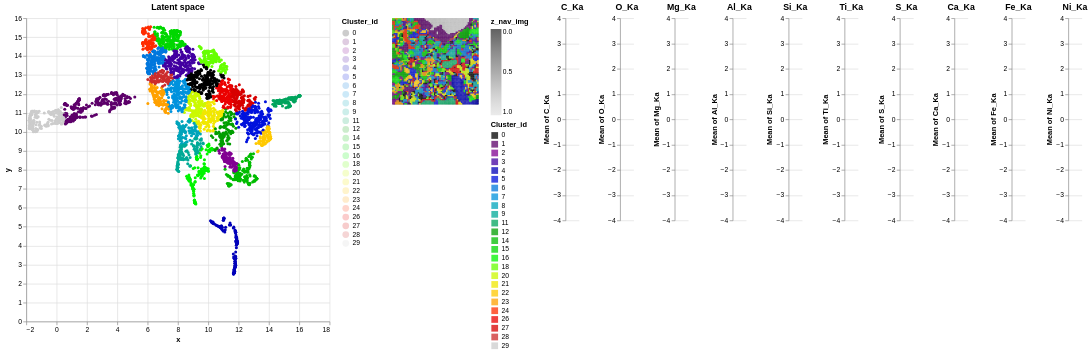

The cell this chart's notebook holds for it:
### Markdown cell above
This 'Recolour' functionality changes the colourmap that is used by the 'check_latent_space' function, so the recoloured clusters will appear here.

### Code cell
gui.check_latent_space(ps=ps_gmm,show_map=True,ratio_to_be_shown=1.0)

### Figure 1 — Vega-Lite specification as saved in the notebook (floating-point values rounded to 4 significant figures; data arrays with more than 128 entries replaced by an {"elided": "..."} marker saying what was removed)
{"config": {"view": {"continuousWidth": 300, "continuousHeight": 300, "strokeWidth": 0}}, "hconcat": [{"layer": [{"mark": {"type": "circle", "size": 3}, "encoding": {"color": {"field": "Cluster_id", "scale": {"domain": [0.0, 1.0, 2.0, 3.0, 4.0, 5.0, 6.0, 7.0, 8.0, 9.0, 11.0, 12.0, 14.0, 15.0, 16.0, 18.0, 20.0, 21.0, 22.0, 23.0, 24.0, 26.0, 27.0, 28.0, 29.0], "range": ["#000000", "#5d006a", "#810092", "#4200a1", "#0000b9", "#0012dd", "#0077dd", "#0092dd", "#00a4bb", "#00aa97", "#00a45d", "#009e00", "#00bc00", "#00d700", "#00f400", "#66ff00", "#cbf900", "#f1e700", "#ffc900", "#ffa100", "#ff2c00", "#eb0000", "#d70000", "#cc2c2c", "#cccccc"]}, "type": "nominal"}, "opacity": {"value": 0.2}, "x": {"field": "x", "type": "quantitative"}, "y": {"field": "y", "type": "quantitative"}}, "name": "view_3"}, {"mark": {"type": "circle", "size": 20}, "encoding": {"color": {"field": "Cluster_id", "scale": {"domain": [0.0, 1.0, 2.0, 3.0, 4.0, 5.0, 6.0, 7.0, 8.0, 9.0, 11.0, 12.0, 14.0, 15.0, 16.0, 18.0, 20.0, 21.0, 22.0, 23.0, 24.0, 26.0, 27.0, 28.0, 29.0], "range": ["#000000", "#5d006a", "#810092", "#4200a1", "#0000b9", "#0012dd", "#0077dd", "#0092dd", "#00a4bb", "#00aa97", "#00a45d", "#009e00", "#00bc00", "#00d700", "#00f400", "#66ff00", "#cbf900", "#f1e700", "#ffc900", "#ffa100", "#ff2c00", "#eb0000", "#d70000", "#cc2c2c", "#cccccc"]}, "type": "nominal"}, "opacity": {"condition": {"param": "param_3", "value": 1.0}, "value": 0.0}, "tooltip": [{"field": "Cluster_id", "type": "nominal"}, {"field": "x", "format": ",.2f", "type": "quantitative"}, {"field": "y", "format": ",.2f", "type": "quantitative"}], "x": {"field": "x", "type": "quantitative"}, "y": {"field": "y", "type": "quantitative"}}}], "data": {"name": "data-5a74047af4062a233180e044c56de51c"}, "height": 450, "title": {"text": "Latent space"}, "width": 450}, {"layer": [{"data": {"name": "data-c6d3e8bcdc2a61eac0fffeed907ec2c2"}, "mark": {"type": "square", "size": 6}, "encoding": {"color": {"field": "z_nav_img", "scale": {"domain": [1.0, 0.0], "scheme": "greys"}, "type": "quantitative"}, "x": {"axis": null, "field": "x_nav_img", "type": "ordinal"}, "y": {"axis": null, "field": "y_nav_img", "type": "ordinal"}}}, {"data": {"name": "data-5a74047af4062a233180e044c56de51c"}, "mark": {"type": "square", "size": 5}, "encoding": {"color": {"field": "Cluster_id", "scale": {"domain": [0.0, 1.0, 2.0, 3.0, 4.0, 5.0, 6.0, 7.0, 8.0, 9.0, 11.0, 12.0, 14.0, 15.0, 16.0, 18.0, 20.0, 21.0, 22.0, 23.0, 24.0, 26.0, 27.0, 28.0, 29.0], "range": ["#000000", "#5d006a", "#810092", "#4200a1", "#0000b9", "#0012dd", "#0077dd", "#0092dd", "#00a4bb", "#00aa97", "#00a45d", "#009e00", "#00bc00", "#00d700", "#00f400", "#66ff00", "#cbf900", "#f1e700", "#ffc900", "#ffa100", "#ff2c00", "#eb0000", "#d70000", "#cc2c2c", "#cccccc"]}, "type": "nominal"}, "opacity": {"condition": {"param": "param_3", "value": 0.75}, "value": 0}, "x": {"axis": null, "field": "x_id", "type": "ordinal"}, "y": {"axis": null, "field": "y_id", "type": "ordinal"}}, "name": "view_4"}], "height": 128, "width": 128}, {"hconcat": [{"mark": {"type": "bar"}, "encoding": {"y": {"aggregate": "mean", "field": "C_Ka", "scale": {"domain": [-4, 4]}, "type": "quantitative"}}, "title": {"text": "C_Ka"}, "transform": [{"filter": {"param": "param_3"}}]}, {"mark": {"type": "bar"}, "encoding": {"y": {"aggregate": "mean", "field": "O_Ka", "scale": {"domain": [-4, 4]}, "type": "quantitative"}}, "title": {"text": "O_Ka"}, "transform": [{"filter": {"param": "param_3"}}]}, {"mark": {"type": "bar"}, "encoding": {"y": {"aggregate": "mean", "field": "Mg_Ka", "scale": {"domain": [-4, 4]}, "type": "quantitative"}}, "title": {"text": "Mg_Ka"}, "transform": [{"filter": {"param": "param_3"}}]}, {"mark": {"type": "bar"}, "encoding": {"y": {"aggregate": "mean", "field": "Al_Ka", "scale": {"domain": [-4, 4]}, "type": "quantitative"}}, "title": {"text": "Al_Ka"}, "transform": [{"filter": {"param": "param_3"}}]}, {"mark": {"type": "bar"}, "encoding": {"y": {"aggregate": "mean", "field": "Si_Ka", "scale": {"domain": [-4, 4]}, "type": "quantitative"}}, "title": {"text": "Si_Ka"}, "transform": [{"filter": {"param": "param_3"}}]}, {"mark": {"type": "bar"}, "encoding": {"y": {"aggregate": "mean", "field": "Ti_Ka", "scale": {"domain": [-4, 4]}, "type": "quantitative"}}, "title": {"text": "Ti_Ka"}, "transform": [{"filter": {"param": "param_3"}}]}, {"mark": {"type": "bar"}, "encoding": {"y": {"aggregate": "mean", "field": "S_Ka", "scale": {"domain": [-4, 4]}, "type": "quantitative"}}, "title": {"text": "S_Ka"}, "transform": [{"filter": {"param": "param_3"}}]}, {"mark": {"type": "bar"}, "encoding": {"y": {"aggregate": "mean", "field": "Ca_Ka", "scale": {"domain": [-4, 4]}, "type": "quantitative"}}, "title": {"text": "Ca_Ka"}, "transform": [{"filter": {"param": "param_3"}}]}, {"mark": {"type": "bar"}, "encoding": {"y": {"aggregate": "mean", "field": "Fe_Ka", "scale": {"domain": [-4, 4]}, "type": "quantitative"}}, "title": {"text": "Fe_Ka"}, "transform": [{"filter": {"param": "param_3"}}]}, {"mark": {"type": "bar"}, "encoding": {"y": {"aggregate": "mean", "field": "Ni_Ka", "scale": {"domain": [-4, 4]}, "type": "quantitative"}}, "title": {"text": "Ni_Ka"}, "transform": [{"filter": {"param": "param_3"}}]}], "data": {"name": "data-5a74047af4062a233180e044c56de51c"}}], "params": [{"name": "param_3", "select": {"type": "interval"}, "views": ["view_3", "view_4"]}, {"name": "param_4", "select": {"type": "interval", "on": "[mousedown[event.shiftKey], mouseup] > mousemove", "translate": "[mousedown[event.shiftKey], mouseup] > mousemove!", "zoom": "wheel![event.shiftKey]"}, "bind": "scales", "views": ["view_3"]}], "resolve": {"legend": {"color": "independent"}}, "$schema": "https://vega.github.io/schema/vega-lite/v5.14.1.json", "datasets": {"data-5a74047af4062a233180e044c56de51c": {"elided": "4096 records"}, "data-c6d3e8bcdc2a61eac0fffeed907ec2c2": {"elided": "4096 records"}}}
